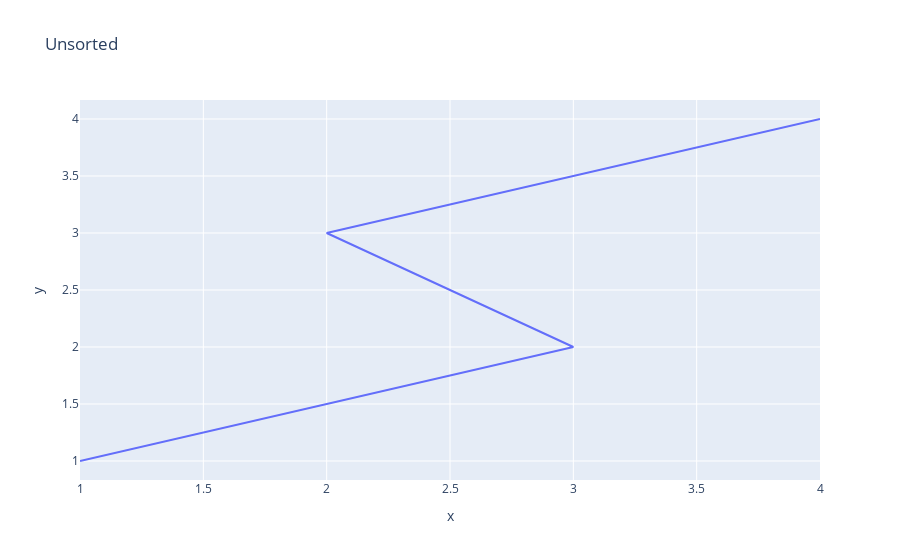
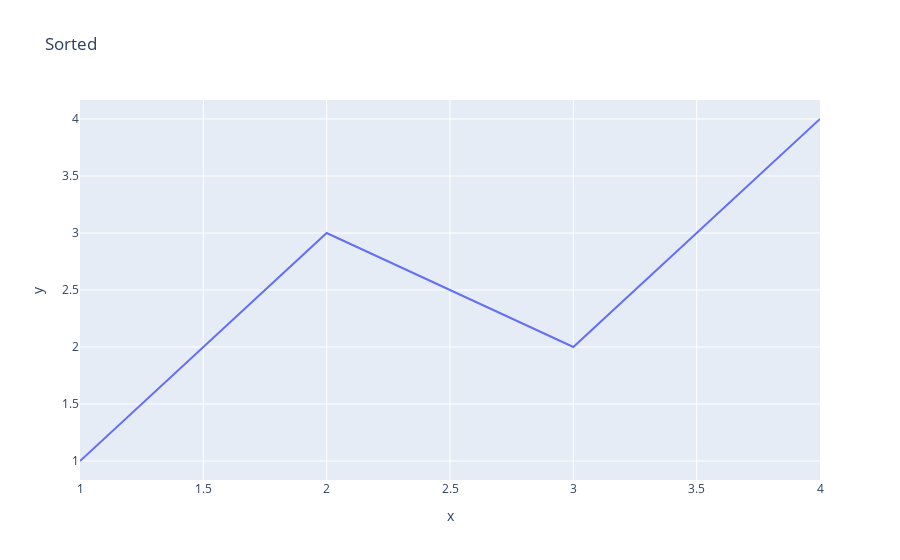

Here is the notebook cell these charts were saved with, in order:
### Markdown cell above
# write a progam to demonstrate line plot

### Code cell
#importing necesary library
import plotly.express as px
import pandas as pd

df = pd.DataFrame(dict(
    x = [1, 3, 2, 4],
    y = [1, 2, 3, 4]
))
fig = px.line(df, x="x", y="y", title="Unsorted") 
fig.show()

df = df.sort_values(by="x")
fig = px.line(df, x="x", y="y", title="Sorted") 
fig.show()

### Figure 1 — Plotly figure (JSON) as saved in the notebook; plotly's stock layout.template omitted (floating-point values rounded to 4 significant figures)
{"data": [{"hovertemplate": "x=%{x}<br>y=%{y}<extra></extra>", "legendgroup": "", "line": {"color": "#636efa", "dash": "solid"}, "marker": {"symbol": "circle"}, "mode": "lines", "name": "", "orientation": "v", "showlegend": false, "type": "scatter", "x": [1, 3, 2, 4], "xaxis": "x", "y": [1, 2, 3, 4], "yaxis": "y"}], "layout": {"legend": {"tracegroupgap": 0}, "title": {"text": "Unsorted"}, "xaxis": {"anchor": "y", "domain": [0, 1], "title": {"text": "x"}}, "yaxis": {"anchor": "x", "domain": [0, 1], "title": {"text": "y"}}}}

### Figure 2 — Plotly figure (JSON) as saved in the notebook; plotly's stock layout.template omitted (floating-point values rounded to 4 significant figures)
{"data": [{"hovertemplate": "x=%{x}<br>y=%{y}<extra></extra>", "legendgroup": "", "line": {"color": "#636efa", "dash": "solid"}, "marker": {"symbol": "circle"}, "mode": "lines", "name": "", "orientation": "v", "showlegend": false, "type": "scatter", "x": [1, 2, 3, 4], "xaxis": "x", "y": [1, 3, 2, 4], "yaxis": "y"}], "layout": {"legend": {"tracegroupgap": 0}, "title": {"text": "Sorted"}, "xaxis": {"anchor": "y", "domain": [0, 1], "title": {"text": "x"}}, "yaxis": {"anchor": "x", "domain": [0, 1], "title": {"text": "y"}}}}
